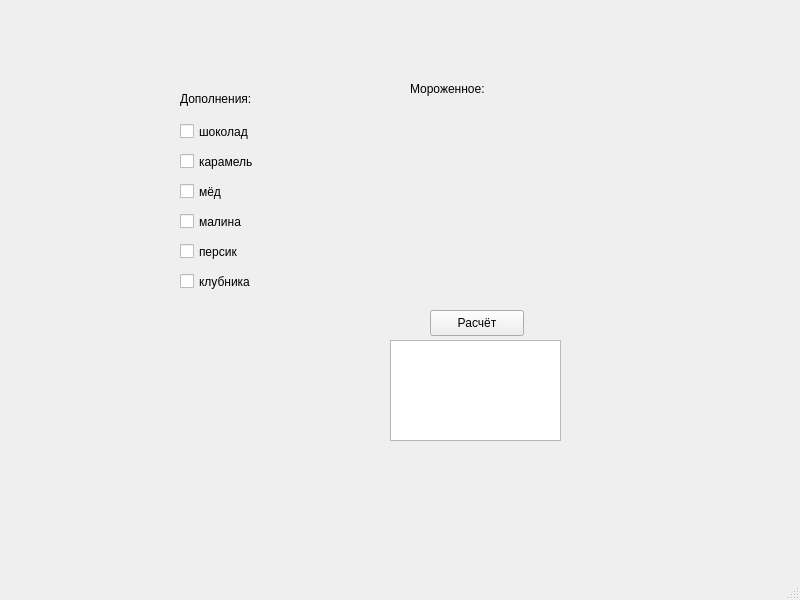
<?xml version="1.0" encoding="UTF-8"?>
<ui version="4.0">
 <class>MainWindow</class>
 <widget class="QMainWindow" name="MainWindow">
  <property name="geometry">
   <rect>
    <x>0</x>
    <y>0</y>
    <width>800</width>
    <height>600</height>
   </rect>
  </property>
  <property name="windowTitle">
   <string>MainWindow</string>
  </property>
  <widget class="QWidget" name="centralwidget">
   <widget class="QCheckBox" name="checkBox_chokolad">
    <property name="geometry">
     <rect>
      <x>180</x>
      <y>120</y>
      <width>91</width>
      <height>23</height>
     </rect>
    </property>
    <property name="text">
     <string>шоколад</string>
    </property>
   </widget>
   <widget class="QCheckBox" name="checkBox_caremel">
    <property name="geometry">
     <rect>
      <x>180</x>
      <y>150</y>
      <width>91</width>
      <height>23</height>
     </rect>
    </property>
    <property name="text">
     <string>карамель</string>
    </property>
   </widget>
   <widget class="QCheckBox" name="checkBox_honey">
    <property name="geometry">
     <rect>
      <x>180</x>
      <y>180</y>
      <width>91</width>
      <height>23</height>
     </rect>
    </property>
    <property name="text">
     <string>мёд</string>
    </property>
   </widget>
   <widget class="QCheckBox" name="checkBox_raspberry">
    <property name="geometry">
     <rect>
      <x>180</x>
      <y>210</y>
      <width>91</width>
      <height>23</height>
     </rect>
    </property>
    <property name="text">
     <string>малина</string>
    </property>
   </widget>
   <widget class="QCheckBox" name="checkBox_peach">
    <property name="geometry">
     <rect>
      <x>180</x>
      <y>240</y>
      <width>91</width>
      <height>23</height>
     </rect>
    </property>
    <property name="text">
     <string>персик</string>
    </property>
   </widget>
   <widget class="QCheckBox" name="checkBox_strawberry">
    <property name="geometry">
     <rect>
      <x>180</x>
      <y>270</y>
      <width>91</width>
      <height>23</height>
     </rect>
    </property>
    <property name="text">
     <string>клубника</string>
    </property>
   </widget>
   <widget class="QLabel" name="label_Dop">
    <property name="geometry">
     <rect>
      <x>180</x>
      <y>90</y>
      <width>91</width>
      <height>18</height>
     </rect>
    </property>
    <property name="text">
     <string>Дополнения:</string>
    </property>
   </widget>
   <widget class="QLabel" name="label_icecream">
    <property name="geometry">
     <rect>
      <x>410</x>
      <y>80</y>
      <width>101</width>
      <height>18</height>
     </rect>
    </property>
    <property name="text">
     <string>Мороженное:</string>
    </property>
   </widget>
   <widget class="QLabel" name="_photo">
    <property name="geometry">
     <rect>
      <x>380</x>
      <y>120</y>
      <width>201</width>
      <height>161</height>
     </rect>
    </property>
    <property name="text">
     <string/>
    </property>
    <property name="pixmap">
     <pixmap>build/Desktop-u041eu0442u043bu0430u0434u043au0430/ice.png</pixmap>
    </property>
    <property name="scaledContents">
     <bool>true</bool>
    </property>
   </widget>
   <widget class="QPushButton" name="pushButton">
    <property name="geometry">
     <rect>
      <x>430</x>
      <y>310</y>
      <width>94</width>
      <height>26</height>
     </rect>
    </property>
    <property name="text">
     <string>Расчёт</string>
    </property>
   </widget>
   <widget class="QLabel" name="label">
    <property name="geometry">
     <rect>
      <x>615</x>
      <y>260</y>
      <width>91</width>
      <height>91</height>
     </rect>
    </property>
    <property name="text">
     <string/>
    </property>
    <property name="pixmap">
     <pixmap>build/Desktop-u041eu0442u043bu0430u0434u043au0430/ice.png</pixmap>
    </property>
    <property name="scaledContents">
     <bool>true</bool>
    </property>
   </widget>
   <widget class="QTextBrowser" name="textBrowser_2">
    <property name="geometry">
     <rect>
      <x>390</x>
      <y>340</y>
      <width>171</width>
      <height>101</height>
     </rect>
    </property>
   </widget>
   <zorder>checkBox_chokolad</zorder>
   <zorder>checkBox_caremel</zorder>
   <zorder>checkBox_honey</zorder>
   <zorder>checkBox_raspberry</zorder>
   <zorder>checkBox_peach</zorder>
   <zorder>checkBox_strawberry</zorder>
   <zorder>label_Dop</zorder>
   <zorder>label_icecream</zorder>
   <zorder>pushButton</zorder>
   <zorder>_photo</zorder>
   <zorder>label</zorder>
   <zorder>textBrowser_2</zorder>
  </widget>
  <widget class="QMenuBar" name="menubar">
   <property name="geometry">
    <rect>
     <x>0</x>
     <y>0</y>
     <width>800</width>
     <height>23</height>
    </rect>
   </property>
  </widget>
  <widget class="QStatusBar" name="statusbar"/>
 </widget>
 <resources/>
 <connections/>
</ui>
